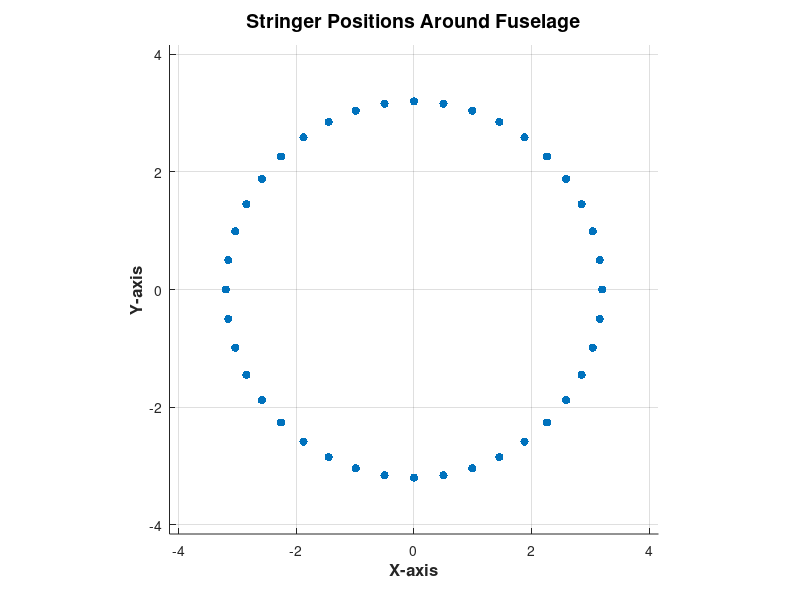
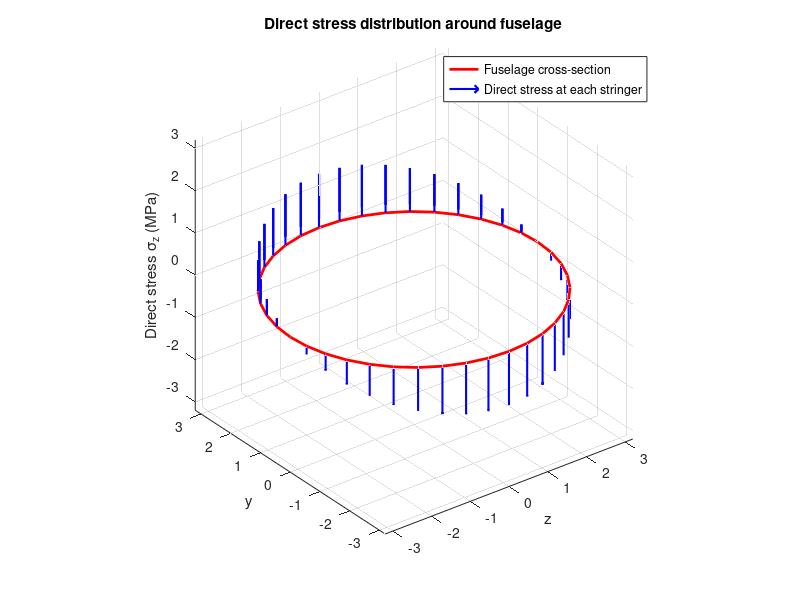

MATLAB code for these plots, in order:
close all;

n = 3.75;
W = 330800 * 9.81;
Q = n * W;    % Radial load
r = 3.195;     % Fuselage radius
P = 0;        % Tangential load
T = 0;        % Torque


%%%%%%%%%%%%%%%%%%%%%%%%%%%%%%%%%%%%%%%%%%%%%%%%%%%%%%%%%%%%%%%%%%%
%           SHEAR FLOW + SKIN THICKNESS
%%%%%%%%%%%%%%%%%%%%%%%%%%%%%%%%%%%%%%%%%%%%%%%%%%%%%%%%%%%%%%%%%%%

phi(1) = 180;
for i = 2:37
    phi(i) = phi(i-1) - 10;
    if phi(i-1) == 0
        phi(i) = 350;
    end
end


q = (Q * sin(deg2rad(phi))) / (pi * r); 
p = (P * cos(deg2rad(phi))) / (pi * r); 
t = (T + P * r) / (2 * pi * r^2); 

totalSFlow = q + p + t;

theta = deg2rad(phi); 

circle = ones(length(phi))*r*1e6;
PlotSFlow = [];
for i = 1:length(circle)
    if totalSFlow(i)+circle(i)<circle(i)
        PlotSFlow(i) = abs(totalSFlow(i)) + circle(i);
    else
        PlotSFlow(i) = (totalSFlow(i)) + circle(i);
    end 
end

%{
figure;
polarplot(theta,PlotSFlow,'b-','LineWidth', 3)
hold on;
polarplot(theta,circle,'r-', 'LineWidth', 2)
ax = gca; 
ax.ThetaZeroLocation = 'top';
ax.ThetaDir = 'clockwise';
title('Shear Flow Distribution Around Fuselage', 'FontSize', 14, 'FontWeight', 'bold');
grid on;
legend('Shear Flow', 'Fuselage', 'Location', 'best');
%}

maxTotSF = max(abs(totalSFlow));
shearYieldStress = 187.06*1e+06; %    CHANGE
skinThickness = maxTotSF/shearYieldStress;

%%%%%%%%%%%%%%%%%%%%%%%%%%%%%%%%%%%%%%%%%%%%%%%%%%%%%%%%%%%%%%%%%%%
%           MAX STRESS + FUSELAGE MASS
%%%%%%%%%%%%%%%%%%%%%%%%%%%%%%%%%%%%%%%%%%%%%%%%%%%%%%%%%%%%%%%%%%%

% Given Data
M = 1e+07;
D = 2 * r;
C = 2 * pi * r;
StringerSpacing = 0.5; % Change
numStringers = floor(C / StringerSpacing);
StringerArea = 0.005;
equivBoomArea = 15 * skinThickness^2;
SingleBoomArea = StringerArea + equivBoomArea;

angle = linspace(0, 360, numStringers + 1);

x = r * cosd(angle); 
y = r * sind(angle); 

areaxarm = SingleBoomArea .* y;
Iarray = SingleBoomArea .* y.^2;


figure;
scatter(x, y, 'filled');
grid on;
axis equal; 
margin = 0.3 * max(abs([x, y])); 
xlim([-max(abs(x)) - margin, max(abs(x)) + margin]);
ylim([-max(abs(y)) - margin, max(abs(y)) + margin]);
xlabel('X-axis', 'FontSize', 12, 'FontWeight', 'bold');
ylabel('Y-axis', 'FontSize', 12, 'FontWeight', 'bold');
title('Stringer Positions Around Fuselage', 'FontSize', 14, 'FontWeight', 'bold');



I = sum(Iarray);
c = max(abs(y));

sigma = (M*c)/(I*10^6);

A = StringerArea*numStringers+C*skinThickness;

density = 2.78e+03; %change
FuselageWeightPUL = density*A;

sigma = (M * c) ./ (I * 1e6);
directStress = sigma .* y / c; 

figure;
hold on;
grid on;
plot3(x, y, zeros(size(x)), 'r-', 'LineWidth', 2);
quiver3(x, y, zeros(size(x)), zeros(size(x)), zeros(size(x)), directStress, 'b', 'LineWidth', 1.5, 'MaxHeadSize', 0.5);
xlabel('z');
ylabel('y');
zlabel('Direct stress \sigma_z (MPa)');
title('Direct stress distribution around fuselage');
view(3);
legend('Fuselage cross-section', 'Direct stress at each stringer');
axis equal;

